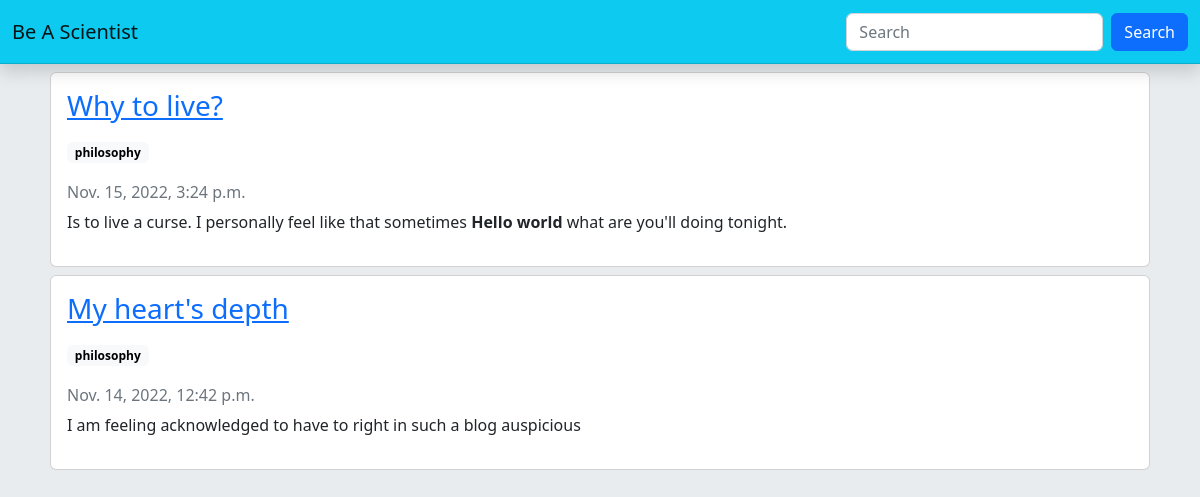
The page / on the database its author committed.
### Posts/models.py (models this page shows, shortened)
class Post(models.Model):
    philospophy = ("philosophy", "Philosophy")
    mylife = ("MyLife", "mylife")
    Title = models.CharField(max_length=120)
    Content = models.TextField()
    date_published = models.DateTimeField(default=timezone.now)
    topics = models.CharField( max_length=30, choices= [philospophy, mylife], default="philosophy")

### Posts/views.py (the view)
# urls.py: path('', PostListView.as_view()),
class PostListView(ListView):
    model = Post
    def get_queryset(self, *args, **kwargs):
        qs = super(PostListView, self).get_queryset(*args, **kwargs)
        qs = qs.order_by("-date_published")
        return qs

### Posts/templates/Posts/post_list.html
{% extends 'base.html' %}
{% block 'content'  %}
{% for object in object_list %}
    <div class="card m-2">
        <div class="card-body">
        <h3 class="card-title mb-3"><a href="/view/{{object.id}}">{{ object.Title }}</a></h3>
        <span class="badge text-bg-light mb-4">{{object.topics}}</span>
        <h6 class="card-subtitle mb-2 text-muted">{{object.date_published}}</h6>
        <p>{{ object.Content|safe}}</p>
        </div>
    </div>
    {% endfor %}
{% endblock %}

### Posts/templates/base.html (shortened to what this page needs)
<!DOCTYPE html>
<html lang="en">
<head>
    <link href="https://cdn.jsdelivr.net/npm/bootstrap@5.2.2/dist/css/bootstrap.min.css" rel="stylesheet">
</head>
<body style="background-color: #e9ecef; width: 100%;">
    <nav class="navbar bg-info navbar-expand-lg sticky-top bd-navbar">
        <div class="container-fluid">
          <a class="navbar-brand">Be A Scientist</a>
          <form class="d-flex" role="search" method="post" action="/search/">
            <input class="form-control me-2" type="search" placeholder="Search" aria-label="Search" name="title">
            <button class="btn btn-primary" type="submit">Search</button>
          </form>
        </div>
      </nav>
    <main class="container">
      {% block 'content' %}
      {% endblock %}
    </main>
</body>
</html>

### Posts/templates/base.html (style rules this page uses)
.bd-navbar { padding: .75rem 0; background-color: transparent; background-image: linear-gradient(to bottom, rgba(var(--bd-violet-rgb), 1), rgba(var(--bd-violet-rgb), 0.95)); box-shadow: 0 0.5rem 1rem rgba(0,0,0,0.15),inset 0 -1px 0 rgba(0,0,0,0.15); width: 100%; }

### rows shown on the page
Post: Title "Why to live?", topics "philosophy", date_published "Nov. 15, 2022, 3:24 p.m.", Content "Is to live a curse. I personally feel like that sometimes Hello world what are you'll doing tonight."
Post: Title "My heart's depth", topics "philosophy", date_published "Nov. 14, 2022, 12:42 p.m.", Content "I am feeling acknowledged to have to right in such a blog auspicious"
